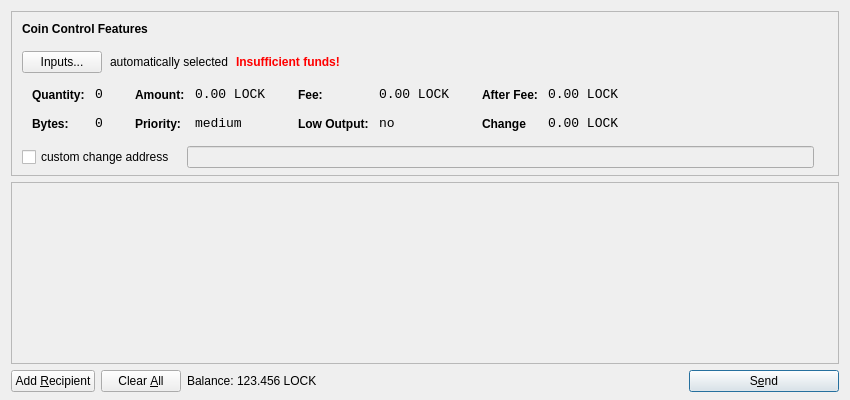
<?xml version="1.0" encoding="UTF-8"?>
<ui version="4.0">
 <class>SendCoinsDialog</class>
 <widget class="QDialog" name="SendCoinsDialog">
  <property name="geometry">
   <rect>
    <x>0</x>
    <y>0</y>
    <width>850</width>
    <height>400</height>
   </rect>
  </property>
  <property name="windowTitle">
   <string>Send Coins</string>
  </property>
  <layout class="QVBoxLayout" name="verticalLayout" stretch="0,1,0">
   <property name="bottomMargin">
    <number>8</number>
   </property>
   <item>
    <widget class="QFrame" name="frameCoinControl">
     <property name="sizePolicy">
      <sizepolicy hsizetype="Expanding" vsizetype="Expanding">
       <horstretch>0</horstretch>
       <verstretch>0</verstretch>
      </sizepolicy>
     </property>
     <property name="maximumSize">
      <size>
       <width>16777215</width>
       <height>16777215</height>
      </size>
     </property>
     <property name="frameShape">
      <enum>QFrame::StyledPanel</enum>
     </property>
     <property name="frameShadow">
      <enum>QFrame::Sunken</enum>
     </property>
     <layout class="QVBoxLayout" name="verticalLayoutCoinControl2">
      <property name="spacing">
       <number>-1</number>
      </property>
      <property name="leftMargin">
       <number>0</number>
      </property>
      <property name="topMargin">
       <number>0</number>
      </property>
      <property name="rightMargin">
       <number>0</number>
      </property>
      <property name="bottomMargin">
       <number>6</number>
      </property>
      <item>
       <layout class="QVBoxLayout" name="verticalLayoutCoinControl" stretch="0,0,0,0,1">
        <property name="spacing">
         <number>0</number>
        </property>
        <property name="leftMargin">
         <number>10</number>
        </property>
        <property name="topMargin">
         <number>10</number>
        </property>
        <item>
         <layout class="QHBoxLayout" name="horizontalLayoutCoinControl1">
          <property name="bottomMargin">
           <number>15</number>
          </property>
          <item>
           <widget class="QLabel" name="labelCoinControlFeatures">
            <property name="sizePolicy">
             <sizepolicy hsizetype="Preferred" vsizetype="Maximum">
              <horstretch>0</horstretch>
              <verstretch>0</verstretch>
             </sizepolicy>
            </property>
            <property name="font">
             <font>
              <weight>75</weight>
              <bold>true</bold>
             </font>
            </property>
            <property name="styleSheet">
             <string notr="true">font-weight:bold;</string>
            </property>
            <property name="text">
             <string>Coin Control Features</string>
            </property>
           </widget>
          </item>
         </layout>
        </item>
        <item>
         <layout class="QHBoxLayout" name="horizontalLayoutCoinControl2" stretch="0,0,0,0">
          <property name="spacing">
           <number>8</number>
          </property>
          <property name="bottomMargin">
           <number>10</number>
          </property>
          <item>
           <widget class="QPushButton" name="pushButtonCoinControl">
            <property name="styleSheet">
             <string notr="true"/>
            </property>
            <property name="text">
             <string>Inputs...</string>
            </property>
           </widget>
          </item>
          <item>
           <widget class="QLabel" name="labelCoinControlAutomaticallySelected">
            <property name="text">
             <string>automatically selected</string>
            </property>
            <property name="margin">
             <number>5</number>
            </property>
           </widget>
          </item>
          <item>
           <widget class="QLabel" name="labelCoinControlInsuffFunds">
            <property name="font">
             <font>
              <weight>75</weight>
              <bold>true</bold>
             </font>
            </property>
            <property name="styleSheet">
             <string notr="true">color:red;font-weight:bold;</string>
            </property>
            <property name="text">
             <string>Insufficient funds!</string>
            </property>
            <property name="margin">
             <number>5</number>
            </property>
           </widget>
          </item>
          <item>
           <spacer name="horizontalSpacerCoinControl">
            <property name="orientation">
             <enum>Qt::Horizontal</enum>
            </property>
            <property name="sizeHint" stdset="0">
             <size>
              <width>40</width>
              <height>1</height>
             </size>
            </property>
           </spacer>
          </item>
         </layout>
        </item>
        <item>
         <widget class="QWidget" name="widgetCoinControl" native="true">
          <property name="sizePolicy">
           <sizepolicy hsizetype="Preferred" vsizetype="Preferred">
            <horstretch>0</horstretch>
            <verstretch>0</verstretch>
           </sizepolicy>
          </property>
          <property name="minimumSize">
           <size>
            <width>0</width>
            <height>0</height>
           </size>
          </property>
          <property name="styleSheet">
           <string notr="true"/>
          </property>
          <layout class="QHBoxLayout" name="horizontalLayoutCoinControl5">
           <property name="margin">
            <number>0</number>
           </property>
           <item>
            <layout class="QHBoxLayout" name="horizontalLayoutCoinControl3" stretch="0,0,0,1">
             <property name="spacing">
              <number>20</number>
             </property>
             <property name="topMargin">
              <number>0</number>
             </property>
             <property name="bottomMargin">
              <number>10</number>
             </property>
             <item>
              <layout class="QFormLayout" name="formLayoutCoinControl1">
               <property name="horizontalSpacing">
                <number>10</number>
               </property>
               <property name="verticalSpacing">
                <number>14</number>
               </property>
               <property name="leftMargin">
                <number>10</number>
               </property>
               <property name="topMargin">
                <number>4</number>
               </property>
               <property name="rightMargin">
                <number>6</number>
               </property>
               <item row="0" column="0">
                <widget class="QLabel" name="labelCoinControlQuantityText">
                 <property name="styleSheet">
                  <string notr="true">font-weight:bold;</string>
                 </property>
                 <property name="text">
                  <string>Quantity:</string>
                 </property>
                 <property name="margin">
                  <number>0</number>
                 </property>
                </widget>
               </item>
               <item row="0" column="1">
                <widget class="QLabel" name="labelCoinControlQuantity">
                 <property name="font">
                  <font>
                   <family>Monospace</family>
                   <pointsize>10</pointsize>
                  </font>
                 </property>
                 <property name="cursor">
                  <cursorShape>IBeamCursor</cursorShape>
                 </property>
                 <property name="contextMenuPolicy">
                  <enum>Qt::ActionsContextMenu</enum>
                 </property>
                 <property name="text">
                  <string>0</string>
                 </property>
                 <property name="margin">
                  <number>0</number>
                 </property>
                 <property name="textInteractionFlags">
                  <set>Qt::LinksAccessibleByMouse|Qt::TextSelectableByKeyboard|Qt::TextSelectableByMouse</set>
                 </property>
                </widget>
               </item>
               <item row="1" column="0">
                <widget class="QLabel" name="labelCoinControlBytesText">
                 <property name="styleSheet">
                  <string notr="true">font-weight:bold;</string>
                 </property>
                 <property name="text">
                  <string>Bytes:</string>
                 </property>
                </widget>
               </item>
               <item row="1" column="1">
                <widget class="QLabel" name="labelCoinControlBytes">
                 <property name="font">
                  <font>
                   <family>Monospace</family>
                   <pointsize>10</pointsize>
                  </font>
                 </property>
                 <property name="cursor">
                  <cursorShape>IBeamCursor</cursorShape>
                 </property>
                 <property name="contextMenuPolicy">
                  <enum>Qt::ActionsContextMenu</enum>
                 </property>
                 <property name="text">
                  <string>0</string>
                 </property>
                 <property name="textInteractionFlags">
                  <set>Qt::LinksAccessibleByMouse|Qt::TextSelectableByKeyboard|Qt::TextSelectableByMouse</set>
                 </property>
                </widget>
               </item>
              </layout>
             </item>
             <item>
              <layout class="QFormLayout" name="formLayoutCoinControl2">
               <property name="horizontalSpacing">
                <number>10</number>
               </property>
               <property name="verticalSpacing">
                <number>14</number>
               </property>
               <property name="leftMargin">
                <number>6</number>
               </property>
               <property name="topMargin">
                <number>4</number>
               </property>
               <property name="rightMargin">
                <number>6</number>
               </property>
               <item row="0" column="0">
                <widget class="QLabel" name="labelCoinControlAmountText">
                 <property name="styleSheet">
                  <string notr="true">font-weight:bold;</string>
                 </property>
                 <property name="text">
                  <string>Amount:</string>
                 </property>
                 <property name="margin">
                  <number>0</number>
                 </property>
                </widget>
               </item>
               <item row="0" column="1">
                <widget class="QLabel" name="labelCoinControlAmount">
                 <property name="font">
                  <font>
                   <family>Monospace</family>
                   <pointsize>10</pointsize>
                  </font>
                 </property>
                 <property name="cursor">
                  <cursorShape>IBeamCursor</cursorShape>
                 </property>
                 <property name="contextMenuPolicy">
                  <enum>Qt::ActionsContextMenu</enum>
                 </property>
                 <property name="text">
                  <string>0.00 LOCK</string>
                 </property>
                 <property name="textInteractionFlags">
                  <set>Qt::LinksAccessibleByMouse|Qt::TextSelectableByKeyboard|Qt::TextSelectableByMouse</set>
                 </property>
                </widget>
               </item>
               <item row="1" column="0">
                <widget class="QLabel" name="labelCoinControlPriorityText">
                 <property name="styleSheet">
                  <string notr="true">font-weight:bold;</string>
                 </property>
                 <property name="text">
                  <string>Priority:</string>
                 </property>
                </widget>
               </item>
               <item row="1" column="1">
                <widget class="QLabel" name="labelCoinControlPriority">
                 <property name="font">
                  <font>
                   <family>Monospace</family>
                   <pointsize>10</pointsize>
                  </font>
                 </property>
                 <property name="cursor">
                  <cursorShape>IBeamCursor</cursorShape>
                 </property>
                 <property name="contextMenuPolicy">
                  <enum>Qt::ActionsContextMenu</enum>
                 </property>
                 <property name="text">
                  <string>medium</string>
                 </property>
                 <property name="textInteractionFlags">
                  <set>Qt::LinksAccessibleByMouse|Qt::TextSelectableByKeyboard|Qt::TextSelectableByMouse</set>
                 </property>
                </widget>
               </item>
              </layout>
             </item>
             <item>
              <layout class="QFormLayout" name="formLayoutCoinControl3">
               <property name="horizontalSpacing">
                <number>10</number>
               </property>
               <property name="verticalSpacing">
                <number>14</number>
               </property>
               <property name="leftMargin">
                <number>6</number>
               </property>
               <property name="topMargin">
                <number>4</number>
               </property>
               <property name="rightMargin">
                <number>6</number>
               </property>
               <item row="0" column="0">
                <widget class="QLabel" name="labelCoinControlFeeText">
                 <property name="styleSheet">
                  <string notr="true">font-weight:bold;</string>
                 </property>
                 <property name="text">
                  <string>Fee:</string>
                 </property>
                 <property name="margin">
                  <number>0</number>
                 </property>
                </widget>
               </item>
               <item row="0" column="1">
                <widget class="QLabel" name="labelCoinControlFee">
                 <property name="font">
                  <font>
                   <family>Monospace</family>
                   <pointsize>10</pointsize>
                  </font>
                 </property>
                 <property name="cursor">
                  <cursorShape>IBeamCursor</cursorShape>
                 </property>
                 <property name="contextMenuPolicy">
                  <enum>Qt::ActionsContextMenu</enum>
                 </property>
                 <property name="text">
                  <string>0.00 LOCK</string>
                 </property>
                 <property name="textInteractionFlags">
                  <set>Qt::LinksAccessibleByMouse|Qt::TextSelectableByKeyboard|Qt::TextSelectableByMouse</set>
                 </property>
                </widget>
               </item>
               <item row="1" column="0">
                <widget class="QLabel" name="labelCoinControlLowOutputText">
                 <property name="styleSheet">
                  <string notr="true">font-weight:bold;</string>
                 </property>
                 <property name="text">
                  <string>Low Output:</string>
                 </property>
                </widget>
               </item>
               <item row="1" column="1">
                <widget class="QLabel" name="labelCoinControlLowOutput">
                 <property name="font">
                  <font>
                   <family>Monospace</family>
                   <pointsize>10</pointsize>
                  </font>
                 </property>
                 <property name="cursor">
                  <cursorShape>IBeamCursor</cursorShape>
                 </property>
                 <property name="contextMenuPolicy">
                  <enum>Qt::ActionsContextMenu</enum>
                 </property>
                 <property name="text">
                  <string>no</string>
                 </property>
                 <property name="textInteractionFlags">
                  <set>Qt::LinksAccessibleByMouse|Qt::TextSelectableByKeyboard|Qt::TextSelectableByMouse</set>
                 </property>
                </widget>
               </item>
              </layout>
             </item>
             <item>
              <layout class="QFormLayout" name="formLayoutCoinControl4">
               <property name="horizontalSpacing">
                <number>10</number>
               </property>
               <property name="verticalSpacing">
                <number>14</number>
               </property>
               <property name="leftMargin">
                <number>6</number>
               </property>
               <property name="topMargin">
                <number>4</number>
               </property>
               <property name="rightMargin">
                <number>6</number>
               </property>
               <item row="0" column="0">
                <widget class="QLabel" name="labelCoinControlAfterFeeText">
                 <property name="styleSheet">
                  <string notr="true">font-weight:bold;</string>
                 </property>
                 <property name="text">
                  <string>After Fee:</string>
                 </property>
                 <property name="margin">
                  <number>0</number>
                 </property>
                </widget>
               </item>
               <item row="0" column="1">
                <widget class="QLabel" name="labelCoinControlAfterFee">
                 <property name="font">
                  <font>
                   <family>Monospace</family>
                   <pointsize>10</pointsize>
                  </font>
                 </property>
                 <property name="cursor">
                  <cursorShape>IBeamCursor</cursorShape>
                 </property>
                 <property name="contextMenuPolicy">
                  <enum>Qt::ActionsContextMenu</enum>
                 </property>
                 <property name="text">
                  <string>0.00 LOCK</string>
                 </property>
                 <property name="textInteractionFlags">
                  <set>Qt::LinksAccessibleByMouse|Qt::TextSelectableByKeyboard|Qt::TextSelectableByMouse</set>
                 </property>
                </widget>
               </item>
               <item row="1" column="0">
                <widget class="QLabel" name="labelCoinControlChangeText">
                 <property name="styleSheet">
                  <string notr="true">font-weight:bold;</string>
                 </property>
                 <property name="text">
                  <string>Change</string>
                 </property>
                </widget>
               </item>
               <item row="1" column="1">
                <widget class="QLabel" name="labelCoinControlChange">
                 <property name="font">
                  <font>
                   <family>Monospace</family>
                   <pointsize>10</pointsize>
                  </font>
                 </property>
                 <property name="cursor">
                  <cursorShape>IBeamCursor</cursorShape>
                 </property>
                 <property name="contextMenuPolicy">
                  <enum>Qt::ActionsContextMenu</enum>
                 </property>
                 <property name="text">
                  <string>0.00 LOCK</string>
                 </property>
                 <property name="textInteractionFlags">
                  <set>Qt::LinksAccessibleByMouse|Qt::TextSelectableByKeyboard|Qt::TextSelectableByMouse</set>
                 </property>
                </widget>
               </item>
              </layout>
             </item>
            </layout>
           </item>
          </layout>
         </widget>
        </item>
        <item>
         <layout class="QHBoxLayout" name="horizontalLayoutCoinControl4" stretch="0,0,0">
          <property name="spacing">
           <number>12</number>
          </property>
          <property name="sizeConstraint">
           <enum>QLayout::SetDefaultConstraint</enum>
          </property>
          <property name="topMargin">
           <number>5</number>
          </property>
          <property name="rightMargin">
           <number>5</number>
          </property>
          <item>
           <widget class="QCheckBox" name="checkBoxCoinControlChange">
            <property name="text">
             <string>custom change address</string>
            </property>
           </widget>
          </item>
          <item>
           <widget class="QLineEdit" name="lineEditCoinControlChange">
            <property name="enabled">
             <bool>false</bool>
            </property>
            <property name="sizePolicy">
             <sizepolicy hsizetype="Expanding" vsizetype="Fixed">
              <horstretch>0</horstretch>
              <verstretch>0</verstretch>
             </sizepolicy>
            </property>
           </widget>
          </item>
          <item>
           <widget class="QLabel" name="labelCoinControlChangeLabel">
            <property name="sizePolicy">
             <sizepolicy hsizetype="Preferred" vsizetype="Expanding">
              <horstretch>0</horstretch>
              <verstretch>0</verstretch>
             </sizepolicy>
            </property>
            <property name="minimumSize">
             <size>
              <width>0</width>
              <height>0</height>
             </size>
            </property>
            <property name="text">
             <string/>
            </property>
            <property name="margin">
             <number>3</number>
            </property>
           </widget>
          </item>
         </layout>
        </item>
        <item>
         <spacer name="verticalSpacerCoinControl">
          <property name="orientation">
           <enum>Qt::Vertical</enum>
          </property>
          <property name="sizeHint" stdset="0">
           <size>
            <width>800</width>
            <height>1</height>
           </size>
          </property>
         </spacer>
        </item>
       </layout>
      </item>
     </layout>
    </widget>
   </item>
   <item>
    <widget class="QScrollArea" name="scrollArea">
     <property name="widgetResizable">
      <bool>true</bool>
     </property>
     <widget class="QWidget" name="scrollAreaWidgetContents">
      <property name="geometry">
       <rect>
        <x>0</x>
        <y>0</y>
        <width>830</width>
        <height>165</height>
       </rect>
      </property>
      <layout class="QVBoxLayout" name="verticalLayout_2">
       <property name="margin">
        <number>0</number>
       </property>
       <item>
        <layout class="QVBoxLayout" name="entries">
         <property name="spacing">
          <number>6</number>
         </property>
        </layout>
       </item>
       <item>
        <spacer name="verticalSpacer">
         <property name="orientation">
          <enum>Qt::Vertical</enum>
         </property>
         <property name="sizeHint" stdset="0">
          <size>
           <width>20</width>
           <height>40</height>
          </size>
         </property>
        </spacer>
       </item>
      </layout>
     </widget>
    </widget>
   </item>
   <item>
    <layout class="QHBoxLayout" name="horizontalLayout">
     <item>
      <widget class="QPushButton" name="addButton">
       <property name="toolTip">
        <string>Send to multiple recipients at once</string>
       </property>
       <property name="text">
        <string>Add &amp;Recipient</string>
       </property>
       <property name="icon">
        <iconset resource="../bitcoin.qrc">
         <normaloff>:/icons/add</normaloff>:/icons/add</iconset>
       </property>
       <property name="autoDefault">
        <bool>false</bool>
       </property>
      </widget>
     </item>
     <item>
      <widget class="QPushButton" name="clearButton">
       <property name="sizePolicy">
        <sizepolicy hsizetype="Minimum" vsizetype="Fixed">
         <horstretch>0</horstretch>
         <verstretch>0</verstretch>
        </sizepolicy>
       </property>
       <property name="toolTip">
        <string>Remove all transaction fields</string>
       </property>
       <property name="text">
        <string>Clear &amp;All</string>
       </property>
       <property name="icon">
        <iconset resource="../bitcoin.qrc">
         <normaloff>:/icons/remove</normaloff>:/icons/remove</iconset>
       </property>
       <property name="autoRepeatDelay">
        <number>300</number>
       </property>
       <property name="autoDefault">
        <bool>false</bool>
       </property>
      </widget>
     </item>
     <item>
      <layout class="QHBoxLayout" name="horizontalLayout_2">
       <property name="spacing">
        <number>3</number>
       </property>
       <item>
        <widget class="QLabel" name="label">
         <property name="sizePolicy">
          <sizepolicy hsizetype="Preferred" vsizetype="Fixed">
           <horstretch>0</horstretch>
           <verstretch>0</verstretch>
          </sizepolicy>
         </property>
         <property name="text">
          <string>Balance:</string>
         </property>
        </widget>
       </item>
       <item>
        <widget class="QLabel" name="labelBalance">
         <property name="sizePolicy">
          <sizepolicy hsizetype="Preferred" vsizetype="Fixed">
           <horstretch>0</horstretch>
           <verstretch>0</verstretch>
          </sizepolicy>
         </property>
         <property name="cursor">
          <cursorShape>IBeamCursor</cursorShape>
         </property>
         <property name="text">
          <string>123.456 LOCK</string>
         </property>
         <property name="textInteractionFlags">
          <set>Qt::LinksAccessibleByMouse|Qt::TextSelectableByKeyboard|Qt::TextSelectableByMouse</set>
         </property>
        </widget>
       </item>
      </layout>
     </item>
     <item>
      <spacer name="horizontalSpacer">
       <property name="orientation">
        <enum>Qt::Horizontal</enum>
       </property>
       <property name="sizeHint" stdset="0">
        <size>
         <width>40</width>
         <height>20</height>
        </size>
       </property>
      </spacer>
     </item>
     <item>
      <widget class="QPushButton" name="sendButton">
       <property name="minimumSize">
        <size>
         <width>150</width>
         <height>0</height>
        </size>
       </property>
       <property name="toolTip">
        <string>Confirm the send action</string>
       </property>
       <property name="text">
        <string>S&amp;end</string>
       </property>
       <property name="icon">
        <iconset resource="../bitcoin.qrc">
         <normaloff>:/icons/send</normaloff>:/icons/send</iconset>
       </property>
       <property name="default">
        <bool>true</bool>
       </property>
      </widget>
     </item>
    </layout>
   </item>
  </layout>
 </widget>
 <resources>
  <include location="../bitcoin.qrc"/>
 </resources>
 <connections/>
</ui>
